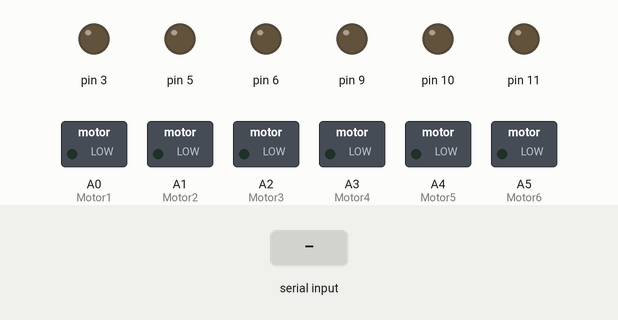
Simulated run of this sketch. Board: Arduino Uno, built with avr-gcc and run on an emulated ATmega328P. Parts: switched loads named in the sketch (green lamp = pin HIGH), output pins drawn as LEDs (lit = HIGH). Inputs (shaded band) come from the test bench.

Above: at 1.2 s.
1.3 s: "90,45,200\n" received over Serial
At 2.3 s:
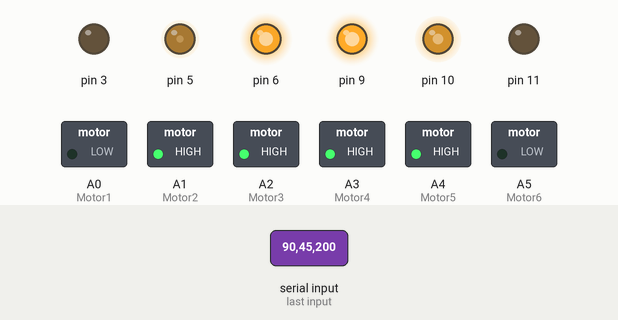
2.8 s: "30,150,10\n" received over Serial
At 3.5 s:
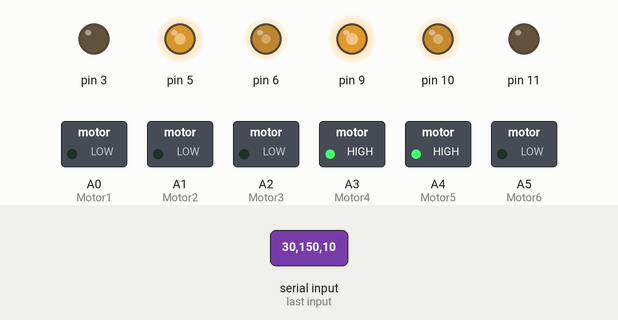
4.3 s: "90,45\n" received over Serial
At 4.6 s:
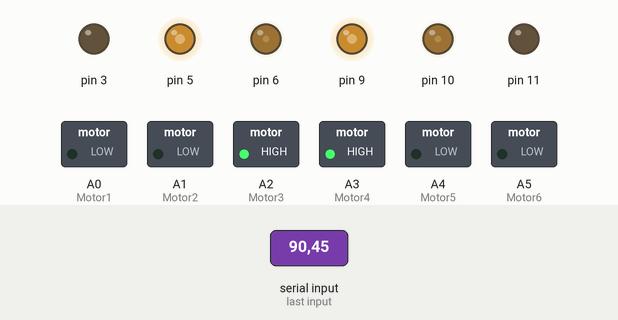
5.8 s: "30,150\n" received over Serial
At 6.9 s:
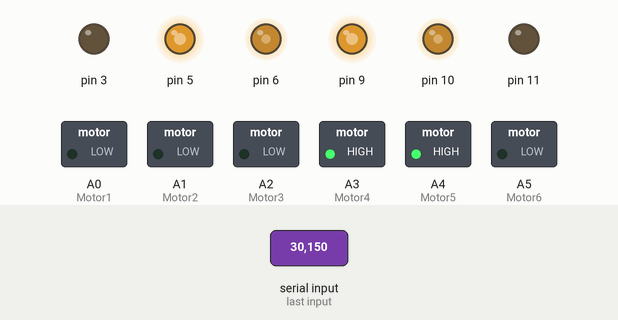
7.3 s: "3\n" received over Serial
At 8.0 s:
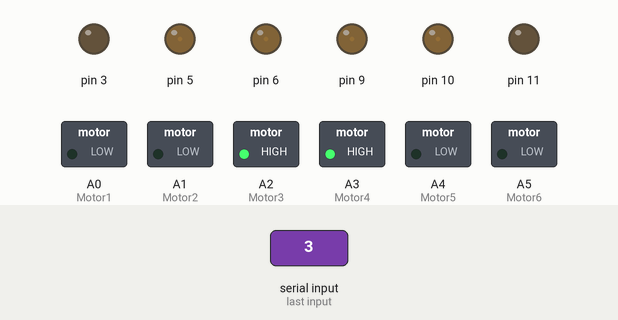
8.8 s: "90\n" received over Serial
At 9.2 s:
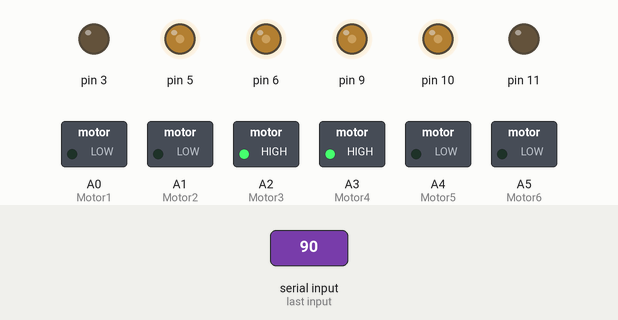
Timing chart, 0 to 11.3 s (numbered marks = the images above; inputs shaded):
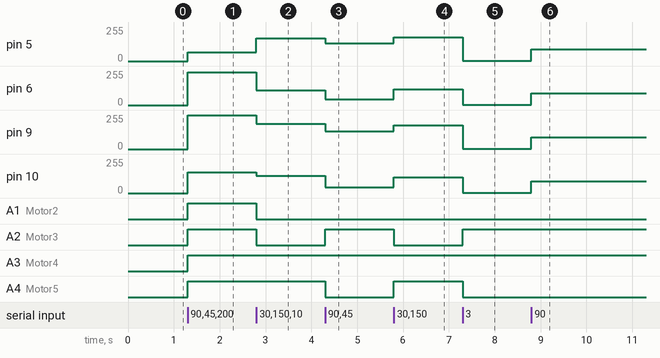

Measured:
- after the input at 1.3 s, pin 5: 0/255 → 65/255 at once; pin 6: 0/255 → 244/255 at once; pin 9: 0/255 → 255/255 at once; pin 10: 0/255 → 155/255 at once; A1 (Motor2), A2 (Motor3), A3 (Motor4), A4 (Motor5): LOW → HIGH at once
- after the input at 2.8 s, pin 5: 65/255 → 170/255 at once; pin 6: 244/255 → 110/255 at once; pin 9: 255/255 → 189/255 at once; pin 10: 155/255 → 129/255 at once; A1 (Motor2), A2 (Motor3): HIGH → LOW at once
- after the input at 4.3 s, pin 5: 170/255 → 135/255 at once; pin 6: 110/255 → 44/255 at once; pin 9: 189/255 → 134/255 at once; pin 10: 129/255 → 45/255 at once; A2 (Motor3): LOW → HIGH at once
- after the input at 5.8 s, pin 5: 135/255 → 180/255 at once; pin 6: 44/255 → 120/255 at once; pin 9: 134/255 → 179/255 at once; pin 10: 45/255 → 119/255 at once; A2 (Motor3): HIGH → LOW at once
- after the input at 7.3 s, pin 5: 180/255 → 3/255 at once; pin 6: 120/255 → 2/255 at once; pin 9: 179/255 → 2/255 at once; pin 10: 119/255 → 3/255 at once; A2 (Motor3): LOW → HIGH at once
- after the input at 8.8 s, pin 5, pin 10: 3/255 → 90/255 at once; pin 6, pin 9: 2/255 → 89/255 at once

The sketch:

Mark3Nano-2026-r4v1-deving.ino
```cpp
#include "string.h"
#define Cont_threshold 3
#define thgain 1
#define thgain2 2
#define thgain3 255
#define Max 255


char recieve_data[80];//受信可能文字数
int chkstr[17];//17入力 (X,Y,Z,rZ,B1~~~B12,POV)
int recieve_cont = 0;//文字カウント用変数
int vector[6] ={0};
bool recieve_end = false;//命令が更新されているか（文字列の終端まで到達しているか）

void setup() {

  pinMode(A0,OUTPUT);//Motor1
  pinMode(A1,OUTPUT);//Motor2
  pinMode(A2,OUTPUT);//Motor3
  pinMode(A3,OUTPUT);//Motor4
  pinMode(A4,OUTPUT);//Motor5
  pinMode(A5,OUTPUT);//Motor6


  Serial.begin(115200);

    MotorDrive(2,0);
    MotorDrive(3,0);
    MotorDrive(4,0);
    MotorDrive(5,0);
    MotorDrive(1,0);
    MotorDrive(6,0);
}

void loop() {
  SerialRead();
  if(recieve_end){//SerialRead関数で命令系が受信されるとフラグが立ち、こちらのループに移動する。

  //動作する内容を変更する
  //コントローラから得られた数値から機体を動作させるための推力値に変換する
  //PC上のソフトから得られたコントローラの値はSerialReadで読みこまれ、Chkstr[]に格納される。対応は下記。
  //17項目を読み込み，int型で格納する
  //chkstr[0]=左軸横（右が正）    //chkstr[1]=左軸縦（上が正）  //chkstr[2]=右軸縦（上が正）    //chkstr[3]=右軸横（右が正）
  //chkstr[4]=A（押下で1)         //chkstr[5]=B（押下で1)       //chkstr[6]=X（押下で1)         //chkstr[7]=Y（押下で1)
  //chkstr[8]=LB                  //chkstr[9]=RB                //chkstr[10]=Back               //chkstr[11]=Start
  //chkstr[12]=左軸おしこみ       //chkstr[13]=右軸おしこみ     //chkstr[14]=NC                 //chkstr[15]=NC
  //chkstr[16]=方向キー　デフォルト-1 時計回り8方向　0-4500-9000-13500-18000-22500-27000-31500
  //ボタンにする際は、chkstr[?] * thgain3　もしくは　chkstr[?] * maxにする 方向キーには手出ししない。

    //コントローラ命令を書き込む部分ここから
    if ((Cont_threshold > abs(chkstr[0])) && (Cont_threshold > abs(chkstr[1]))){
        vector[0] = (int)(chkstr[2] * thgain);
        vector[1] = (int)(chkstr[2] * thgain);
        vector[2] = (int)(chkstr[2] * thgain);
        vector[3] = (int)(chkstr[2] * thgain);
        vector[4] = (int)(chkstr[5] * thgain3 -1* chkstr[6] *thgain3);
        vector[5] = (int)(chkstr[8] * thgain3 -1* chkstr[9] *thgain3);
        //vector = (int)(chkstr[4] * thgain);むし
    }else{
        vector[0] = (int)(chkstr[2] * thgain + map((((-1*  chkstr[0] * thgain2) + (-1*  chkstr[1] * thgain2))),-511,511,-255,255));
        vector[1] = (int)(chkstr[2] * thgain + map((((     chkstr[0] * thgain2) + (-1*  chkstr[1] * thgain2))),-511,511,-255,255));
        vector[2] = (int)(chkstr[2] * thgain + map((((     chkstr[0] * thgain2) + (     chkstr[1] * thgain2))),-511,511,-255,255));
        vector[3] = (int)(chkstr[2] * thgain + map((((-1*  chkstr[0] * thgain2) + (     chkstr[1] * thgain2))),-511,511,-255,255));
        vector[4] = (int)(chkstr[5] * thgain3 -1* chkstr[6] *thgain3);
        vector[5] = (int)(chkstr[8] * thgain3 -1* chkstr[9] *thgain3);
    }
    //M1はvector4,M6はvector5に代入すると回転する（入力値は-255～255）


    //コントローラ命令を書き込む部分ここまで

    //限界値を超えた場合は足切り
    vector[0] = constrain(vector[0],-1 * Max,Max);
    vector[1] = constrain(vector[1],-1 * Max,Max);
    vector[2] = constrain(vector[2],-1 * Max,Max);
    vector[3] = constrain(vector[3],-1 * Max,Max);
    vector[4] = constrain(vector[4],-1 * Max,Max);
    vector[5] = constrain(vector[5],-1 * Max,Max);

    //格納したデータを処理して出力
    MotorDrive(2,vector[0]); //M2
    MotorDrive(3,vector[1]); //M3
    MotorDrive(4,vector[2]); //M4
    MotorDrive(5,vector[3]); //M5

    MotorDrive(1,vector[4]);//M1 デフォルト無効
    MotorDrive(6,vector[5]);//M6 デフォルト無効

  }

}

//モータを回転させる関数
//接続されたモータ（1～4），回転数(-254～254)で指定する
void MotorDrive(char motornom,int motorspeed){
  switch(motornom){
    case 1:
      analogWrite(3,abs(motorspeed));
      digitalWrite(A0,motorspeed > 0 ? HIGH : LOW);
      break;

    case 2:
      analogWrite(5,abs(motorspeed));
      digitalWrite(A1,motorspeed > 0 ? HIGH : LOW);
      break;

    case 3:
      analogWrite(6,abs(motorspeed));
      digitalWrite(A2,motorspeed > 0 ? HIGH : LOW);
      break;

    case 4:
      analogWrite(9,abs(motorspeed));
      digitalWrite(A3,motorspeed > 0 ? HIGH : LOW);
      break;

    case 5:
      analogWrite(10,abs(motorspeed));
      digitalWrite(A4,motorspeed > 0 ? HIGH : LOW);
      break;

    case 6:
      analogWrite(11,abs(motorspeed));
      digitalWrite(A5,motorspeed > 0 ? HIGH : LOW);
      break;
  }
}
//以下は基本いじらない。
//文字列を受信する関数
void SerialRead(){
    if(Serial.available()){
        recieve_data[recieve_cont] = Serial.read();

        if(recieve_data[recieve_cont] == '\n'){//終端判定置換
            recieve_data[recieve_cont] = '\0';
            recieve_cont = 0;

            chkstr[0] = atoi(strtok(recieve_data,","));
            for(int counter1 = 1;counter1 <= 16;counter1++)
                chkstr[counter1] = atoi(strtok(NULL,","));

            recieve_end = true;
        }else if(recieve_cont >= 79){
            recieve_cont = 0;
            recieve_end = false;
        }else{
            recieve_cont++;
            recieve_end = false;
        }
    }
}
```
